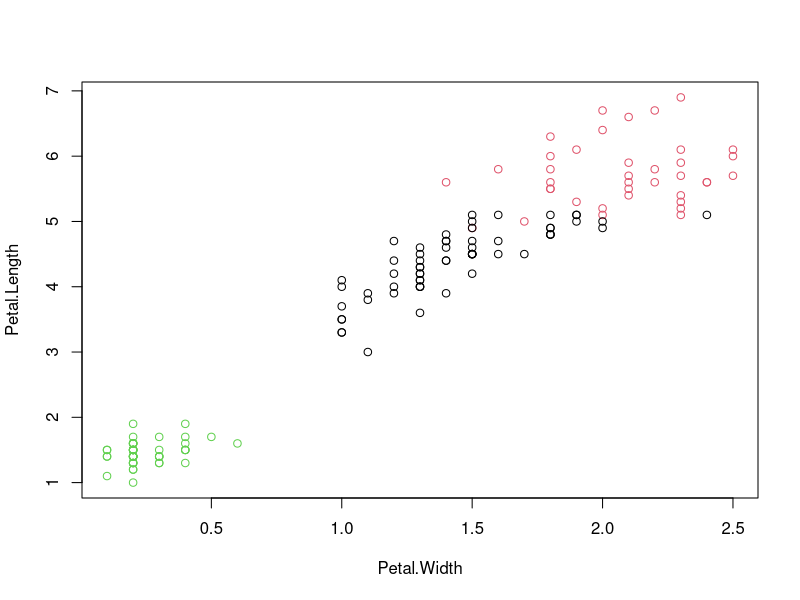

Recreate this plot in R.
#!/usr/bin/env Rscript

# Set random seed. Don't remove this line.
set.seed(1)

# Chop up iris in my_iris and species
my_iris <- iris[-5]
species <- iris$Species

# Perform k-means clustering on my_iris: kmeans_iris
kmeans_iris <- kmeans(my_iris, 3)

# Compare the actual Species to the clustering using table()
table(kmeans_iris$cluster, species)

# Plot Petal.Width against Petal.Length, coloring by cluster
plot(Petal.Length ~ Petal.Width, data = my_iris, col = kmeans_iris$cluster)
